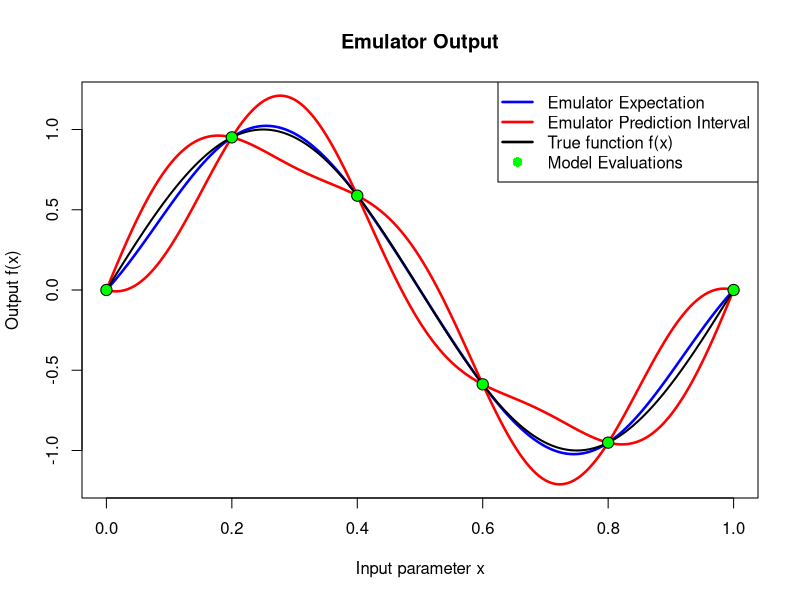
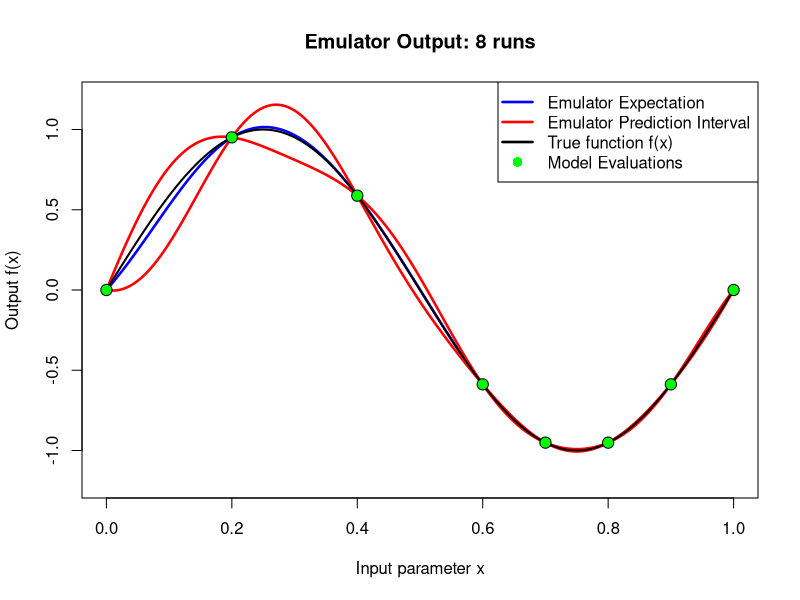
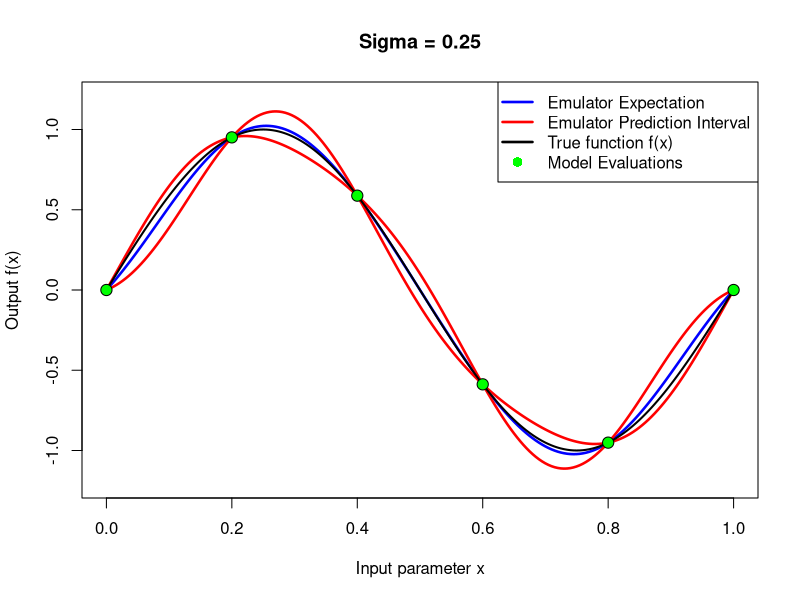
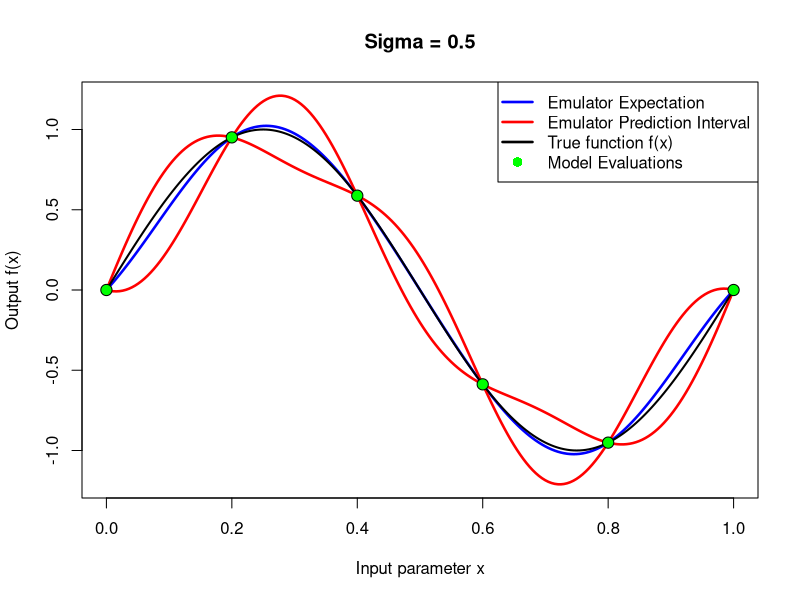
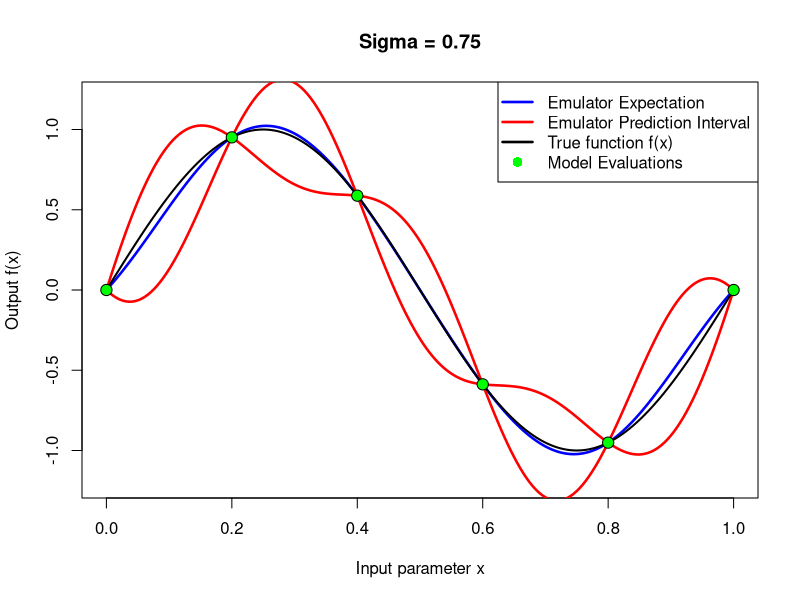
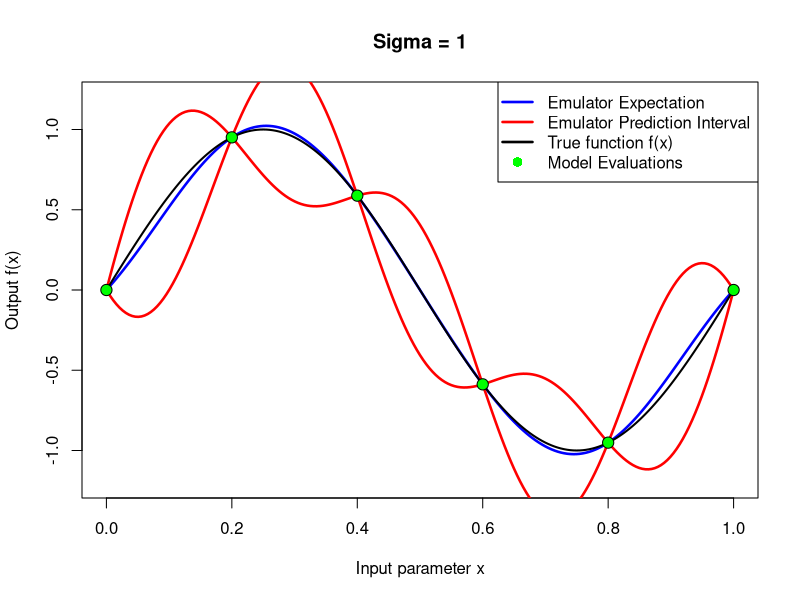
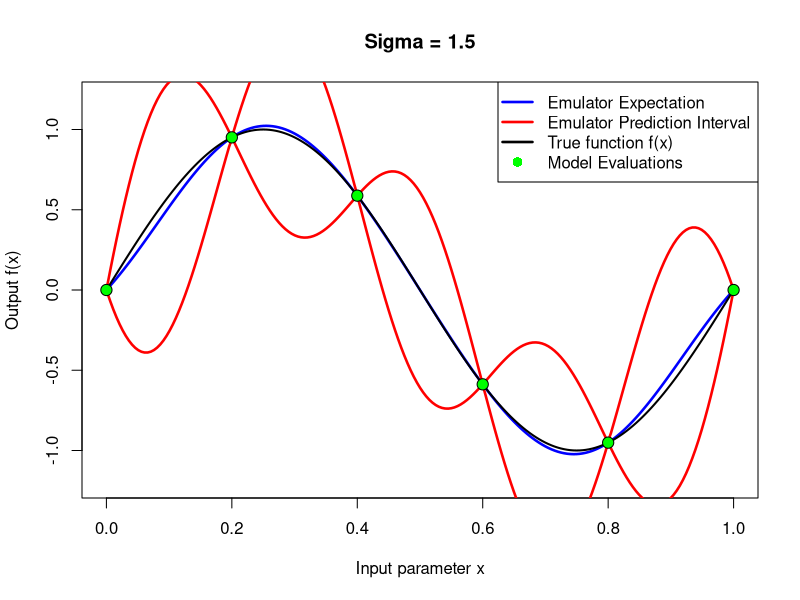
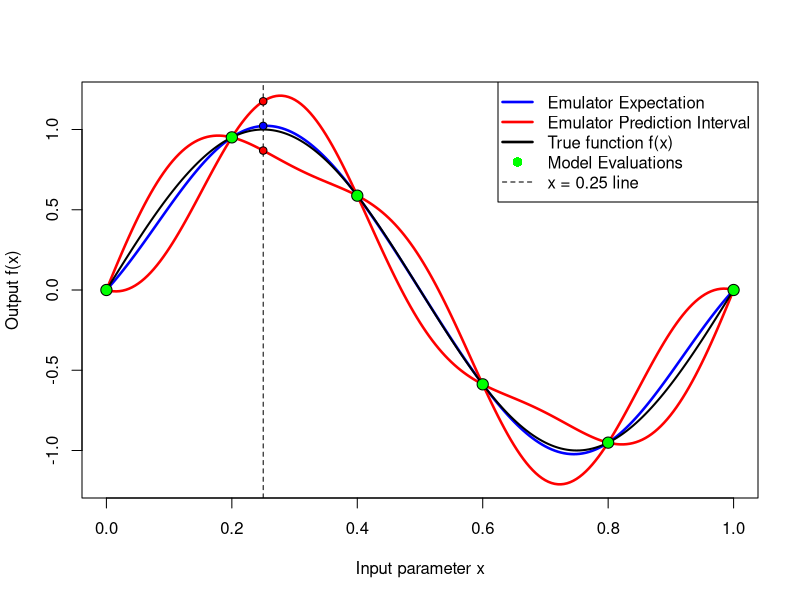

The R source for these figures, in order: (Note: this script raises an error after producing the figures.)
### Define actual computer model/simulator ###
f <- function(x) sin(2*pi*x)

#Design a set of six runs location xD evenly spread over [0,1]
### Define run locations ###
xD <- seq(0,1,0.2)
xD
### Perform 6 runs of model and store as D (this would takes days for realistic example!) ###
D <- f(xD)
D

n <- length(D)
n

##Covariance structure
theta <- 0.25                  # the correlation lengths in emulator covariance structure
sigma <- 0.5                   # the prior SD sigma sqrt(Var[f(x)])


### Define Covariance structure of weakly stationary process ###
Cov_fx_fxdash <- function(x,xdash) sigma^2 * exp(-(x-xdash)^2/theta^2) # covariance structure of f(x): Cov[f(x),f(xdash)]. 

#prior expectation of f: E(f(x)) = 0 
E_f = 0 

### Define 5 objects needed for BL adjustment ###

# 1) Create E[D] vector 
E_D <- rep(E_f,n)
E_D

# 2) 6x6 Var[D] matrix
# Create Var_D matrix:
Var_D <- matrix(0,nrow=n,ncol=n)
for(i in 1:n) for(j in 1:n) Var_D[i,j] <- Cov_fx_fxdash(xD[i],xD[j])
Var_D

# 3)
# Create E[f(x)] 
E_fx <- E_f
E_fx

# 4) Create Var_f(x)
Var_fx <- sigma^2
Var_fx

# 5) Decide on which input x point to evaluate the emulator at. 
# Then construct Cov_fx_D row vector
x <- 0.25
Cov_fx_D <- matrix(0,nrow=1,ncol=n)
for(j in 1:n) Cov_fx_D[1,j] <- Cov_fx_fxdash(x,xD[j])

### Perform Bayes Linear adjustment to find Adjusted Expectation and Variance of f(x) ###
# the BL adjusted expectation update equations for emulator
ED_fx  <- E_fx + Cov_fx_D %*% solve(Var_D) %*% (D - E_D)        
# the BL adjusted variance update equations for emulator
VarD_fx <- Var_fx - Cov_fx_D %*% solve(Var_D) %*% t(Cov_fx_D)  
#solve is the inverse matrix

ED_fx
VarD_fx




##############################################################################################
### Define simple Bayes Linear emulator for single input ###
simple_BL_emulator_v1 <- function(x,              # the emulator prediction point
                                  xD,             # the run input locations xD
                                  D,              # the run outputs D = (f(x^1),...,f(x^n))
                                  theta = 1,      # the correlation lengths
                                  sigma = 1,      # the prior SD sigma sqrt(Var[f(x)])
                                  E_f = 0         # prior expectation of f: E(f(x)) = 0 
){
  
  # store length of runs D  
  n <- length(D)
  
  ### Define Covariance structure of f(x): Cov[f(x),f(xdash)] ###
  Cov_fx_fxdash <- function(x,xdash) sigma^2 * exp(-(x-xdash)^2/theta^2) 
  
  
  ### Define 5 objects needed for BL adjustment ###
  # Create E[D] vector
  E_D <- rep(E_f,n)
  
  # Create Var_D matrix:
  Var_D <- matrix(0,nrow=n,ncol=n)
  for(i in 1:n) for(j in 1:n) Var_D[i,j] <- Cov_fx_fxdash(xD[i],xD[j])
  
  # Create E[f(x)]
  E_fx <- E_f
  
  # Create Var_f(x) 
  Var_fx <- sigma^2
  
  # Create Cov_fx_D row vector
  Cov_fx_D <- matrix(0,nrow=1,ncol=n)
  for(j in 1:n) Cov_fx_D[1,j] <- Cov_fx_fxdash(x,xD[j])
  
  
  ### Perform Bayes Linear adjustment to find Adjusted Expectation and Variance of f(x) ###
  ED_fx   <-  E_fx + Cov_fx_D %*% solve(Var_D) %*% (D - E_D)   
  VarD_fx <-  Var_fx - Cov_fx_D %*% solve(Var_D) %*% t(Cov_fx_D)  
  
  ### return emulator expectation and variance ###
  return(c("ExpD_f(x)"=ED_fx,"VarD_f(x)"=VarD_fx))  
  
}
### End simple Bayes Linear emulator for single input ###
##############################################################################################
### Define run locations and perform 6 runs of model ###
xD <- seq(0,1,0.2)
D <- f(xD)

em_out_1pt <- simple_BL_emulator_v1(x=0.25,xD=xD,D=D,theta=0.25,sigma=0.5,E_f=0)
em_out_1pt

#3 sigma prediction interval
### Prediction Interval at x=0.25 ###
low1 <- em_out_1pt["ExpD_f(x)"] - 3 * sqrt(em_out_1pt["VarD_f(x)"])
up1  <- em_out_1pt["ExpD_f(x)"] + 3 * sqrt(em_out_1pt["VarD_f(x)"])
c(low1,up1,use.names=FALSE)

### Evaluate emulator over 201 prediction points xP ###
xP <- seq(0.001,0.999,len=201)
nP <- length(xP)      # number of prediction points
em_out <- matrix(0,nrow=nP,ncol=2,dimnames=list(NULL,c("ExpD_f(x)","VarD_f(x)")))    
# set up matrix for results
for(i in 1:nP) em_out[i,]<-simple_BL_emulator_v1(x=xP[i],xD=xD,D=D,theta=0.25,sigma=0.5,E_f=0)
head(em_out)          # look at first few rows of a matrix


em_out <- t(sapply(xP,simple_BL_emulator_v1,xD=xD,D=D,theta=0.25,sigma=0.5,E_f=0))  
# t(): gives transpose of the matrix
head(em_out)


########### plot emulator output #############
pdf(file="fig1A_sin_emulator.pdf",height=7,width=8.5)    # uncomment if you want a pdf file
plot(xP,em_out[,"ExpD_f(x)"],ylim=c(-1.2,1.2),ty="l",col="blue",lwd=2.5,xlab="Input parameter x",ylab="Output f(x)")
lines(xP,em_out[,"ExpD_f(x)"]+3*sqrt(em_out[,"VarD_f(x)"]),col="red",lwd=2.5)
lines(xP,em_out[,"ExpD_f(x)"]-3*sqrt(em_out[,"VarD_f(x)"]),col="red",lwd=2.5)

### plot true function: we would not normally be able to do this! ###
lines(xP,f(xP),lwd=2,lty=1)

### plot expectation and prediction interval points at x=0.25 ###
abline(v=0.25,lty=2)
points(0.25,em_out_1pt["ExpD_f(x)"],col=1,bg="blue",pch=21)
points(c(0.25,0.25),c(low1,up1),col=1,bg="red",pch=21)

### plot the runs ###
points(xD,D,pch=21,col=1,bg="green",cex=1.5)

### add a legend to label everything ###
legend('topright',legend=c("Emulator Expectation","Emulator Prediction Interval",
                           "True function f(x)","Model Evaluations","x = 0.25 line"),
       lty=c(1,1,1,NA,2),pch=c(NA,NA,NA,16,NA),col=c("blue","red",1,"green",1),
       lwd=c(2.5,2.5,2.5,2.5,1),pt.cex=1.3)
dev.off()       # uncomment if you want to make a pdf file

##############################################################################################
### Function to plot simple emulator output
plot_BL_emulator_V1 <- function(
    em_out,         # a nP x 2 matrix of emulator outputs
    xP,             # vector of nP inputs where emulator evaluated
    xD,             # the run input locations
    D,              # the run outputs D = (f(x^1),...,f(x^n))
    maintitle=NULL  # title of the plot, blank if NULL
){
  
  ### plot emulator output ###
  plot(xP,em_out[,"ExpD_f(x)"],ylim=c(-1.2,1.2),ty="l",col="blue",lwd=2.5,
       xlab="Input parameter x",ylab="Output f(x)",main=maintitle) # main argument: plot title
  lines(xP,em_out[,"ExpD_f(x)"]+3*sqrt(em_out[,"VarD_f(x)"]),col="red",lwd=2.5)
  lines(xP,em_out[,"ExpD_f(x)"]-3*sqrt(em_out[,"VarD_f(x)"]),col="red",lwd=2.5)
  
  ### plot true function: we would not normally be able to do this! ###
  lines(xP,f(xP),lwd=2,lty=1)
  
  ### Plot the runs ###
  points(xD,D,pch=21,col=1,bg="green",cex=1.5)
  legend('topright',legend=c("Emulator Expectation","Emulator Prediction Interval",
                             "True function f(x)","Model Evaluations"),
         lty=c(1,1,1,NA),pch=c(NA,NA,NA,16),col=c("blue","red",1,"green"),lwd=2.5,pt.cex=1.3)
}
### Function to plot simple emulator output
##############################################################################################
plot_BL_emulator_V1(em_out,xP,xD,D,maintitle="Emulator Output")


#We add two more runs (0.7 and 0.9)
### Define run locations ###
xD <- c(seq(0,1,0.2),0.7,0.9)    # original 6 runs and two extra runs at x=0.7 and x=0.9

### Perform 8 runs of model and store as D (this would takes days for realistic example!) ###
D <- f(xD)

### Evaluate emulator over 201 prediction points xP ###
em_out <- t(sapply(xP,simple_BL_emulator_v1,xD=xD,D=D,theta=0.25,sigma=0.5,E_f=0))  

### Plot emulator output ###
plot_BL_emulator_V1(em_out=em_out,xP=xP,xD=xD,D=D,maintitle="Emulator Output: 8 runs")

#We see the emulator is much more precise for low values of f(x)

### Define run locations ###
xD <- seq(0,1,0.2)    # original 6 runs

### Perform 6 runs of model and store as D (this would takes days for realistic example!) ###
D <- f(xD)

#Now we vary the prior vairance parameter sigma^2
## make sequence of sigma values to use for emulation ###
sigma_seq <- c(0.25,0.5,0.75,1,1.5)

### for loop over different sigma values in sigma_seq ###
for(i in 1:length(sigma_seq)){
  ### Evaluate emulator over 201 prediction points xP with sigma=sigma_seq[i] ###
  em_out <- t(sapply(xP,simple_BL_emulator_v1,xD=xD,D=D,theta=0.25,sigma=sigma_seq[i],E_f=0))
  
  ### Plot emulator output in each case, note use of "paste" for plot title ###
  plot_BL_emulator_V1(em_out=em_out,xP=xP,xD=xD,D=D,maintitle=paste("Sigma =",sigma_seq[i]))
}


#Exercise 5.1 varying the length parameter

xD <- seq(0,1,0.2)
D <- f(xD)
theta_seq <- seq(0.0005,1,length.out =6)
for(i in 1:length(theta_seq)){ 
  em_out <- t(sapply(xP,simple_BL_emulator_v1,xD=xD,D=D,theta=theta_seq,sigma=0.25,E_f=0))
  plot_BL_emulator_V1(em_out=em_out,xP=xP,xD=xD,D=D,maintitle=paste("Theta =",theta_seq[i]))
}
theta_seq  
